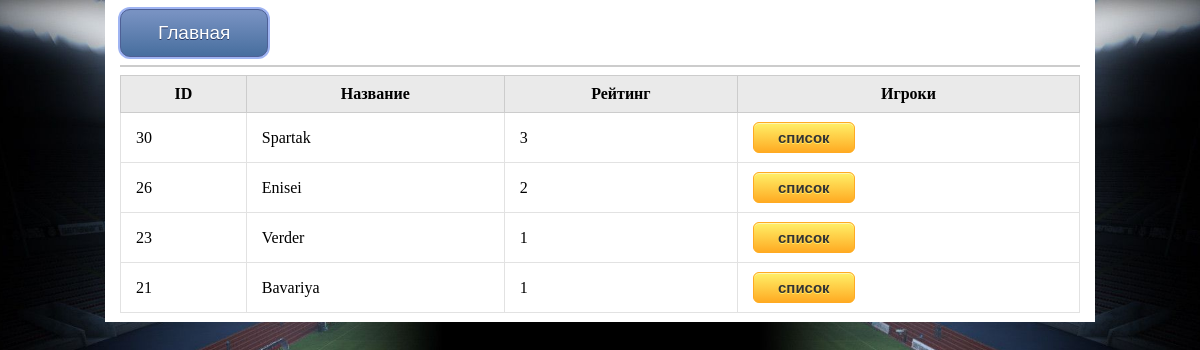
/teams.php, run on the app's committed database.
### tables this page shows
CREATE TABLE `teams` (
  `ts_id` int(11) NOT NULL,
  `ts_name` varchar(30) NOT NULL
);

### teams.php (the view)
<?php
require_once __DIR__ . '/setting.php';
$teams = $pdo->query('SELECT `teams`.*, COUNT(`goals`.`gs_id`) AS `rating`
FROM `teams`, `players`, `goals`
WHERE `players`.`ps_team_id` = `teams`.`ts_id`
AND `players`.`ps_id` = `goals`.`gs_player_id`
GROUP BY `teams`.`ts_id`
ORDER BY `rating` DESC')->fetchAll();
require_once __DIR__ . '/head.php';
?>
<table>
    <thead>
    <tr>
        <th>ID</th>
        <th>Название</th>
        <th>Рейтинг</th>
        <th>Игроки</th>
    </tr>
    </thead>
    <tbody>
    <?php
    foreach ($teams as $team) {
        echo '<tr><td>' . $team['ts_id'] . '</td><td>' . $team['ts_name'] . '</td><td>' . $team['rating'] . '</td><td><a class="orangeButton" href="/players.php?ts_id=' . $team['ts_id'] . '">список</td></tr>';
    }
    ?>
    </tbody>
</table>
<?php
require_once __DIR__ . '/foot.php';
?>

### head.php (style rules this page uses)
body { margin:0px; background: url('bg.jpg') no-repeat center center fixed; -webkit-background-size: cover; -moz-background-size: cover; background-size: cover; -o-background-size: cover; background-color: #fafafa; }
table { border-collapse: collapse; border: 1px solid grey; width: 100%; }
th { border: 1px solid #CCCCCC; background: #EAEAEA; padding: 9px 15px; }
td { border: 1px solid #E2E2E2; padding: 9px 15px; }
a { color:#337ab7; text-decoration:none; }
.orangeButton { box-shadow:inset 0px 1px 0px 0px #fff6af; background:linear-gradient(to bottom, #ffec64 5%, #ffab23 100%); background-color:#ffec64; border-radius:6px; border:1px solid #ffaa22; display:inline-block; cursor:pointer; color:#333333; font-family:Arial; font-size:15px; font-weight:bold; padding:6px 24px; text-decoration:none; text-shadow:0px 1px 0px #ffee66; }

### data on the page
teams: ts_id "30", ts_name "Spartak", rating "3"
teams: ts_id "26", ts_name "Enisei", rating "2"
teams: ts_id "23", ts_name "Verder", rating "1"
teams: ts_id "21", ts_name "Bavariya", rating "1"
